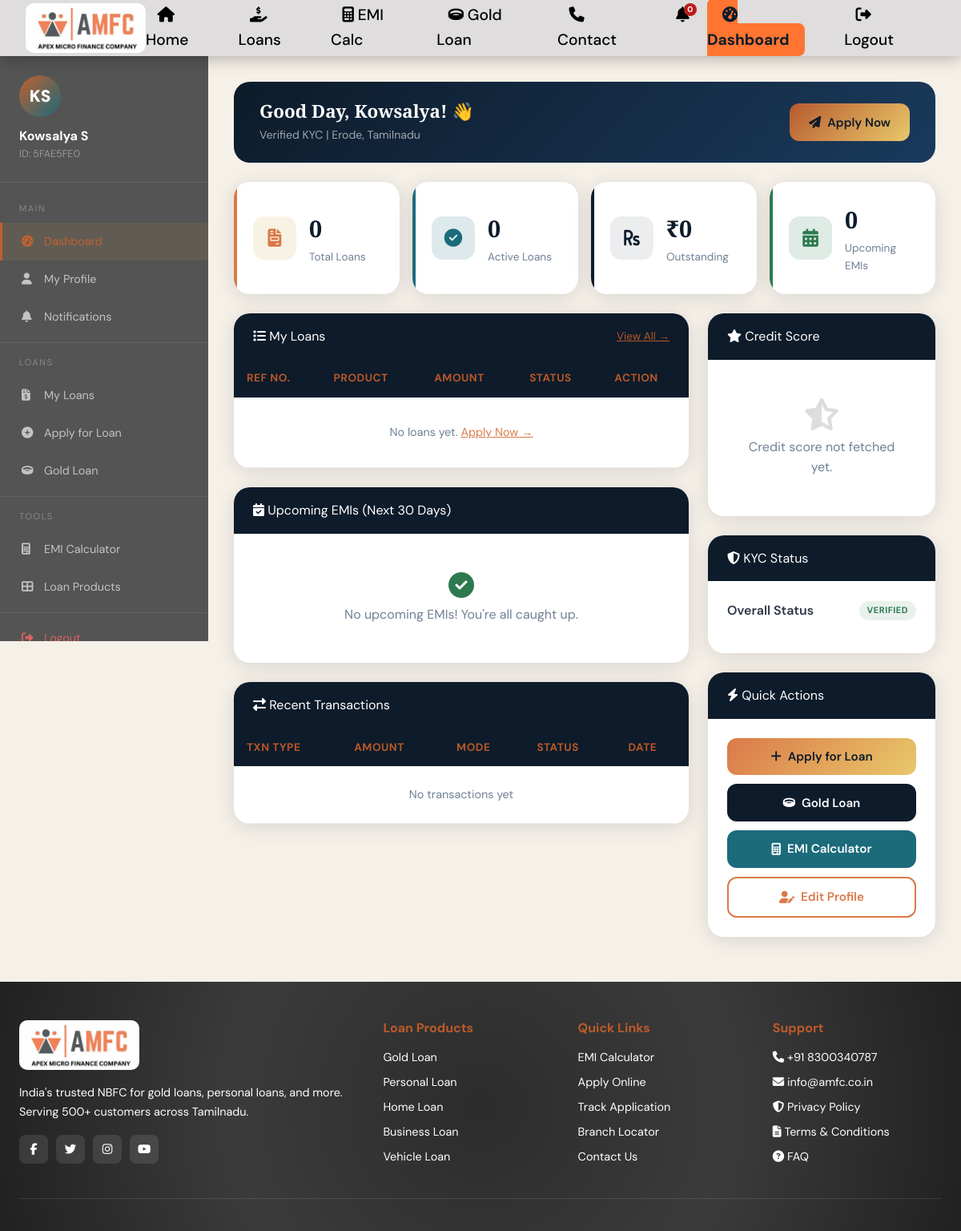
Page /dashboard/ (signed in) on the earlier database version.
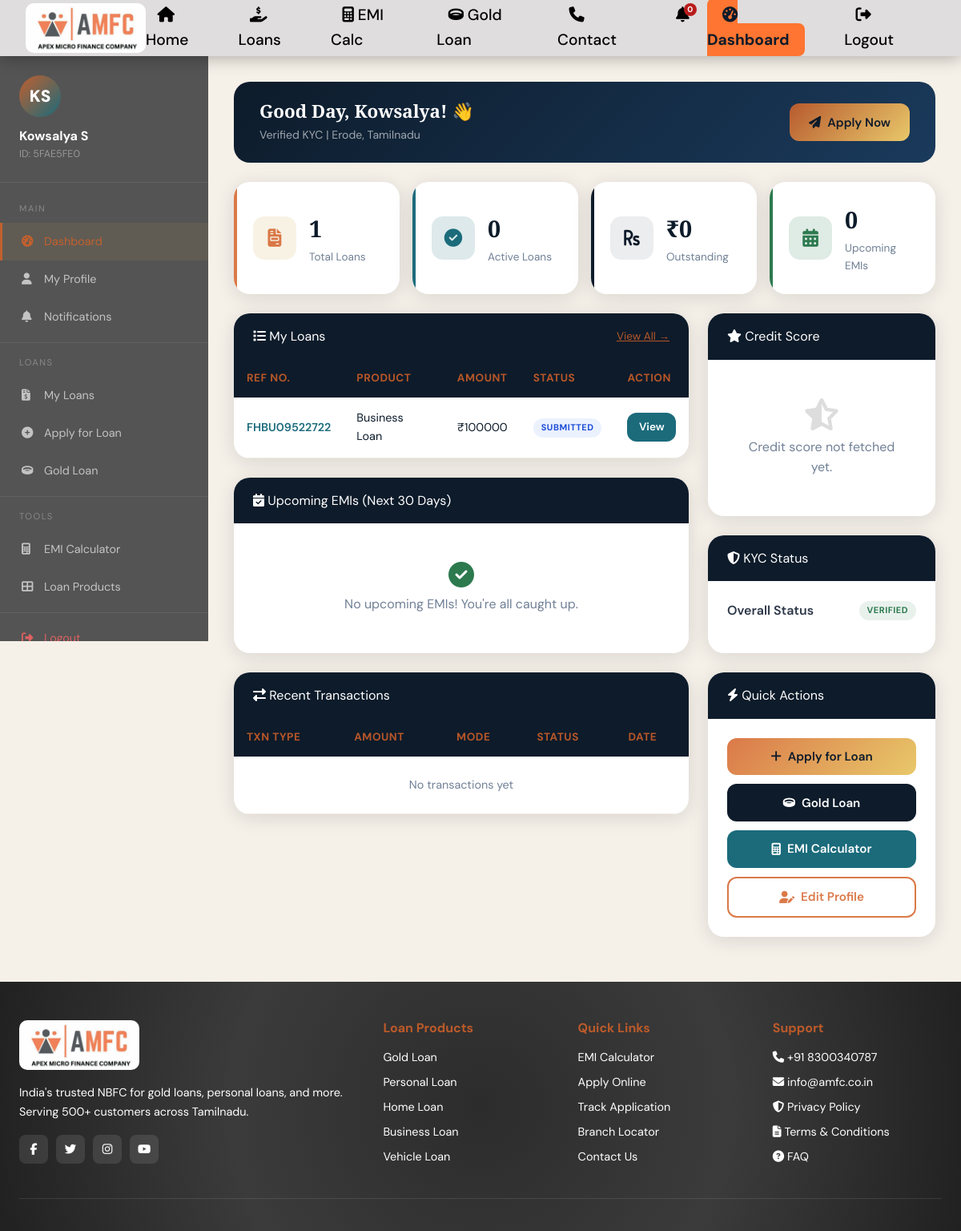
Same page on the later database version.
### finance_app/models.py (models this page shows, shortened)
class CustomerProfile(models.Model):
    user             = models.OneToOneField(User, on_delete=models.CASCADE, related_name='profile')
    customer_id      = models.UUIDField(default=uuid.uuid4, unique=True, editable=False)
    phone            = models.CharField(max_length=15, unique=True)
    alternate_phone  = models.CharField(max_length=15, blank=True)
    date_of_birth    = models.DateField()
    gender           = models.CharField(max_length=1, choices=Gender.choices)
    photo            = models.ImageField(upload_to='customers/photos/', blank=True)
    address_line1    = models.CharField(max_length=255)
    address_line2    = models.CharField(max_length=255, blank=True)
    city             = models.CharField(max_length=100)
    state            = models.CharField(max_length=100)
    pincode          = models.CharField(max_length=6)
    aadhaar_number   = models.CharField(max_length=12, unique=True)
    pan_number       = models.CharField(max_length=10, unique=True)
    kyc_status       = models.CharField(max_length=20, choices=KYCStatus.choices, default=KYCStatus.PENDING)
    kyc_verified_at  = models.DateTimeField(null=True, blank=True)
    annual_income    = models.DecimalField(max_digits=12, decimal_places=2, default=0)
    employment_type  = models.CharField(max_length=50, choices=[
        ('SALARIED', 'Salaried'), ('SELF_EMPLOYED', 'Self Employed'),
        ('BUSINESS', 'Business Owner'), ('RETIRED', 'Retired'), ('OTHER', 'Other')
    ])
    employer_name    = models.CharField(max_length=200, blank=True)
    branch           = models.ForeignKey(Branch, on_delete=models.SET_NULL, null=True)
    created_at       = models.DateTimeField(auto_now_add=True)
    updated_at       = models.DateTimeField(auto_now=True)
    class Meta:
        ordering = ['-created_at']
    @property
    def total_loans(self):
        return self.loan_applications.count()
    @property
    def active_loans(self):
        return self.loan_applications.filter(status=LoanStatus.ACTIVE).count()

class LoanApplication(models.Model):
    application_id      = models.UUIDField(default=uuid.uuid4, unique=True, editable=False)
    reference_number    = models.CharField(max_length=20, unique=True, editable=False)
    customer            = models.ForeignKey(CustomerProfile, on_delete=models.CASCADE,
                            related_name='loan_applications')
    product             = models.ForeignKey(LoanProduct, on_delete=models.PROTECT)
    branch              = models.ForeignKey(Branch, on_delete=models.SET_NULL, null=True)
    requested_amount    = models.DecimalField(max_digits=12, decimal_places=2)
    approved_amount     = models.DecimalField(max_digits=12, decimal_places=2, null=True, blank=True)
    disbursed_amount    = models.DecimalField(max_digits=12, decimal_places=2, null=True, blank=True)
    tenure_months       = models.IntegerField()
    interest_rate       = models.DecimalField(max_digits=5, decimal_places=2)
    emi_amount          = models.DecimalField(max_digits=12, decimal_places=2, null=True, blank=True)
    status              = models.CharField(max_length=20, choices=LoanStatus.choices,
                            default=LoanStatus.DRAFT)
    gold_pledge         = models.OneToOneField(GoldPledge, on_delete=models.SET_NULL,
                            null=True, blank=True, related_name='loan')
    loan_purpose        = models.TextField()
    applied_at          = models.DateTimeField(auto_now_add=True)
    approved_at         = models.DateTimeField(null=True, blank=True)
    disbursed_at        = models.DateTimeField(null=True, blank=True)
    closed_at           = models.DateTimeField(null=True, blank=True)
    first_emi_date      = models.DateField(null=True, blank=True)
    loan_officer        = models.ForeignKey(User, on_delete=models.SET_NULL, null=True,
                            related_name='assigned_loans')
    approved_by         = models.ForeignKey(User, on_delete=models.SET_NULL, null=True,
                            blank=True, related_name='approved_loans')
    remarks             = models.TextField(blank=True)
    rejection_reason    = models.TextField(blank=True)
    class Meta:
        ordering = ['-applied_at']

class LoanProduct(models.Model):
    name                = models.CharField(max_length=200)
    loan_type           = models.CharField(max_length=20, choices=LoanType.choices)
    min_amount          = models.DecimalField(max_digits=12, decimal_places=2)
    max_amount          = models.DecimalField(max_digits=12, decimal_places=2)
    min_tenure_months   = models.IntegerField()
    max_tenure_months   = models.IntegerField()
    base_interest_rate  = models.DecimalField(max_digits=5, decimal_places=2,
                            help_text="Annual interest rate %")
    processing_fee_pct  = models.DecimalField(max_digits=5, decimal_places=2, default=1.0,
                            help_text="Processing fee as % of loan amount")
    prepayment_penalty  = models.DecimalField(max_digits=5, decimal_places=2, default=2.0)
    description         = models.TextField()
    features            = models.JSONField(default=list, help_text='["Feature 1", "Feature 2"]')
    eligibility         = models.TextField()
    documents_required  = models.JSONField(default=list)
    is_active           = models.BooleanField(default=True)
    icon                = models.CharField(max_length=50, default='💰')
    created_at          = models.DateTimeField(auto_now_add=True)
    class Meta:
        ordering = ['loan_type', 'name']

### finance_app/views.py (the view)
# urls.py: path('dashboard/',          views.dashboard,        name='dashboard'),
@login_required
def dashboard(request):
    try:
        profile = request.user.profile
    except CustomerProfile.DoesNotExist:
        messages.warning(request, "Please complete your profile.")
        return redirect('complete_profile')
    loans = LoanApplication.objects.filter(customer=profile).order_by('-applied_at')
    active_loans   = loans.filter(status='ACTIVE')
    total_outstanding = active_loans.aggregate(
        total=Sum('disbursed_amount'))['total'] or Decimal('0')
    upcoming_emis  = EMISchedule.objects.filter(
        loan__customer=profile,
        is_paid=False,
        due_date__gte=date.today(),
        due_date__lte=date.today() + timedelta(days=30)
    ).order_by('due_date')[:5]
    overdue_emis   = EMISchedule.objects.filter(
        loan__customer=profile,
        is_paid=False,
        due_date__lt=date.today()
    )
    recent_txns    = Transaction.objects.filter(
        loan__customer=profile
    ).order_by('-processed_at')[:5]
    notifications  = Notification.objects.filter(
        customer=profile, is_read=False
    ).order_by('-created_at')[:5]
    credit_score   = CreditScore.objects.filter(customer=profile).first()
    return render(request, 'finance_app/dashboard.html', {
        'profile':          profile,
        'loans':            loans[:5],
        'active_loans':     active_loans,
        'total_outstanding': total_outstanding,
        'upcoming_emis':    upcoming_emis,
        'overdue_emis':     overdue_emis,
        'recent_txns':      recent_txns,
        'notifications':    notifications,
        'credit_score':     credit_score,
    })

### finance_app/templates/finance_app/dashboard.html (shortened to what the changed rows need)
{% extends 'finance_app/base.html' %}
{% block content %}
<div class="dashboard-layout">
  <aside class="sidebar">
    <div class="sidebar-user">
      <div class="user-avatar">{{ user.first_name.0|upper }}{{ user.last_name.0|upper }}</div>
      <div class="user-name">{{ user.get_full_name }}</div>
      <div class="user-id">ID: {{ profile.customer_id|stringformat:"s"|slice:":8"|upper }}</div>
    </div>
  </aside>
  <main class="dashboard-main">
    <div class="welcome-bar animate-fade-up">
      <div>
        <h2>Good Day, {{ user.first_name }}! 👋</h2>
        <p>{{ profile.get_kyc_status_display }} KYC | {{ profile.city }}, {{ profile.state }}</p>
      </div>
    </div>
    <div class="stats-row">
      <div class="stat-card gold animate-fade-up">
        <div>
          <div class="stat-value">{{ profile.total_loans }}</div>
          <div class="stat-label">Total Loans</div>
        </div>
      </div>
      <div class="stat-card teal animate-fade-up animate-delay-1">
        <div>
          <div class="stat-value">{{ profile.active_loans }}</div>
          <div class="stat-label">Active Loans</div>
        </div>
      </div>
    </div>
    <div style="display:grid;grid-template-columns:2fr 1fr;gap:1.5rem;">
      <div>
        <div class="card mb-3">
          <div style="overflow-x:auto;">
            <table class="table">
              <thead>
                <tr>
                  <th>Ref No.</th><th>Product</th><th>Amount</th><th>Status</th><th>Action</th>
                </tr>
              </thead>
              <tbody>
                {% for loan in loans %}
                <tr>
                  <td style="font-weight:600;color:var(--teal);">{{ loan.reference_number }}</td>
                  <td>{{ loan.product.name }}</td>
                  <td>₹{{ loan.requested_amount|floatformat:0 }}</td>
                  <td><span class="badge badge-{{ loan.status|lower }}">{{ loan.get_status_display }}</span></td>
                  <td><a href="{% url 'loan_detail' loan.pk %}" class="btn btn-teal btn-sm">View</a></td>
                </tr>
                {% empty %}
                <tr>
                  <td colspan="5" style="text-align:center;padding:2rem;color:var(--text-light);">
                    No loans yet. <a href="{% url 'apply_loan' %}" style="color:var(--gold);">Apply Now →</a>
                  </td>
                </tr>
                {% endfor %}
              </tbody>
            </table>
          </div>
        </div>
        <div class="card">
          <div style="overflow-x:auto;">
            <table class="table">
              <thead>
                <tr><th>Txn Type</th><th>Amount</th><th>Mode</th><th>Status</th><th>Date</th></tr>
              </thead>
            </table>
          </div>
        </div>
      </div>
      <div>
        <div class="card mb-3">
          <div class="card-body">
            <div style="display:flex;align-items:center;justify-content:space-between;margin-bottom:1rem;">
              <span style="color:#2d3748;font-weight:600;">Overall Status</span>
              <span class="badge badge-{% if profile.kyc_status == 'VERIFIED' %}active{% elif profile.kyc_status == 'REJECTED' %}rejected{% else %}pending{% endif %}">
                {{ profile.get_kyc_status_display }}
              </span>
            </div>
          </div>
        </div>
      </div>
    </div>
  </main>
</div>
{% endblock %}

Differences in the rows shown:
computed for CustomerProfile "Verified": total_loans "0" → "1"
added LoanApplication: reference_number "FHBU09522722", product.name "Business Loan", requested_amount "100000", status "SUBMITTED"
Other differences:
text no longer shown: "No loans yet. Apply Now →"
